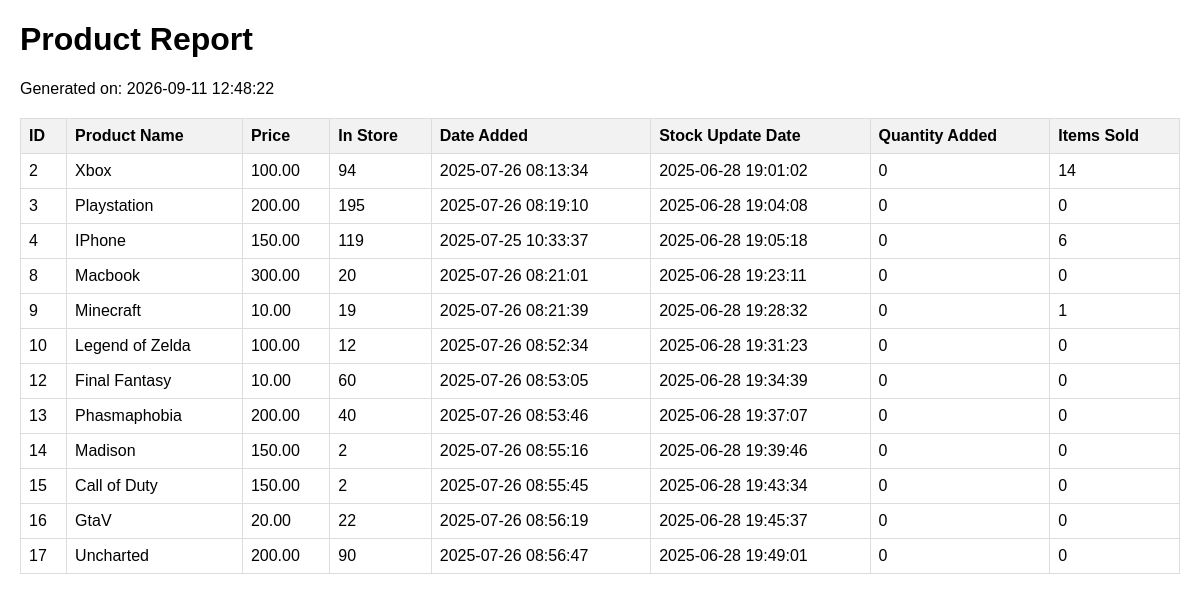
/admin_area/list_report.php, run on the app's committed database.
### tables this page shows
CREATE TABLE `products` (
  `id` int(11) NOT NULL,
  `product_name` varchar(100) NOT NULL,
  `product_description` text DEFAULT NULL,
  `tag_id` int(11) DEFAULT NULL,
  `category_id` int(11) DEFAULT NULL,
  `product_image_1` varchar(255) DEFAULT NULL,
  `product_image_2` varchar(255) DEFAULT NULL,
  `product_price` decimal(10,2) DEFAULT NULL,
  `product_in_store` int(11) NOT NULL,
  `date` timestamp NOT NULL DEFAULT current_timestamp() ON UPDATE current_timestamp(),
  `status` varchar(100) NOT NULL,
  `stock_update_date` datetime NOT NULL DEFAULT current_timestamp(),
  `quantity_added` int(11) DEFAULT 0
);

### admin_area/list_report.php (the view, shortened to what this page needs)
<?php
include '../include/connect_database.php';
$sql = "SELECT
            p.id,
            p.product_name,
            p.product_price,
            p.product_in_store,
            p.date,
            p.stock_update_date,
            p.quantity_added,
            COALESCE(SUM(u.total_products), 0) AS items_sold
        FROM
            products p
        LEFT JOIN
            user_order u
        ON
            p.id = u.product_id AND u.order_status = 'complete'
        GROUP BY
            p.id, p.product_name, p.product_price,
            p.product_in_store, p.date, p.stock_update_date, p.quantity_added";
$result = $conn->query($sql);
echo "<!DOCTYPE html>
<html lang='en'>
<head>
    <meta charset='UTF-8'>
    <meta name='viewport' content='width=device-width, initial-scale=1.0'>
    <title>Product Report</title>
    <style>
        body {
            font-family: Arial, sans-serif;
            margin: 20px;
        }
        table {
            width: 100%;
            border-collapse: collapse;
            margin-bottom: 20px;
        }
        th, td {
            border: 1px solid #ddd;
            padding: 8px;
            text-align: left;
        }
        th {
            background-color: #f2f2f2;
        }
        .header {
            margin-bottom: 20px;
        }
    </style>
</head>
<body>
    <div class='header'>
        <h1>Product Report</h1>
        <p>Generated on: " . date('Y-m-d H:i:s') . "</p>
    </div>";
if ($result->num_rows > 0) {
    echo "<table>
            <tr>
                <th>ID</th>
                <th>Product Name</th>
                <th>Price</th>
                <th>In Store</th>
                <th>Date Added</th>
                <th>Stock Update Date</th>
                <th>Quantity Added</th>
                <th>Items Sold</th>
            </tr>";
    while ($row = $result->fetch_assoc()) {
        echo "<tr>
                <td>" . $row["id"] . "</td>
                <td>" . $row["product_name"] . "</td>
                <td>" . $row["product_price"] . "</td>
                <td>" . $row["product_in_store"] . "</td>
                <td>" . $row["date"] . "</td>
                <td>" . $row["stock_update_date"] . "</td>
                <td>" . $row["quantity_added"] . "</td>
                <td>" . $row["items_sold"] . "</td>
            </tr>";
    }
    echo "</table>";
} else {
    echo "<p>No products found.</p>";
}
echo "</body>
</html>";
?>

### admin_area/list_report.php (style rules this page uses)
body { font-family: Arial, sans-serif; margin: 20px; }
table { width: 100%; border-collapse: collapse; margin-bottom: 20px; }
th, td { border: 1px solid #ddd; padding: 8px; text-align: left; }
th { background-color: #f2f2f2; }
.header { margin-bottom: 20px; }

### data on the page
products: id "2", product_name "Xbox", product_price "100.00", product_in_store "94", date "2025-07-26 08:13:34", stock_update_date "2025-06-28 19:01:02", quantity_added "0", items_sold "14"
products: id "3", product_name "Playstation", product_price "200.00", product_in_store "195", date "2025-07-26 08:19:10", stock_update_date "2025-06-28 19:04:08", quantity_added "0", items_sold "0"
products: id "4", product_name "IPhone", product_price "150.00", product_in_store "119", date "2025-07-25 10:33:37", stock_update_date "2025-06-28 19:05:18", quantity_added "0", items_sold "6"
products: id "8", product_name "Macbook", product_price "300.00", product_in_store "20", date "2025-07-26 08:21:01", stock_update_date "2025-06-28 19:23:11", quantity_added "0", items_sold "0"
products: id "9", product_name "Minecraft", product_price "10.00", product_in_store "19", date "2025-07-26 08:21:39", stock_update_date "2025-06-28 19:28:32", quantity_added "0", items_sold "1"
products: id "10", product_name "Legend of Zelda", product_price "100.00", product_in_store "12", date "2025-07-26 08:52:34", stock_update_date "2025-06-28 19:31:23", quantity_added "0", items_sold "0"
products: id "12", product_name "Final Fantasy", product_price "10.00", product_in_store "60", date "2025-07-26 08:53:05", stock_update_date "2025-06-28 19:34:39", quantity_added "0", items_sold "0"
products: id "13", product_name "Phasmaphobia", product_price "200.00", product_in_store "40", date "2025-07-26 08:53:46", stock_update_date "2025-06-28 19:37:07", quantity_added "0", items_sold "0"
products: id "14", product_name "Madison", product_price "150.00", product_in_store "2", date "2025-07-26 08:55:16", stock_update_date "2025-06-28 19:39:46", quantity_added "0", items_sold "0"
products: id "15", product_name "Call of Duty", product_price "150.00", product_in_store "2", date "2025-07-26 08:55:45", stock_update_date "2025-06-28 19:43:34", quantity_added "0", items_sold "0"
products: id "16", product_name "GtaV", product_price "20.00", product_in_store "22", date "2025-07-26 08:56:19", stock_update_date "2025-06-28 19:45:37", quantity_added "0", items_sold "0"
products: id "17", product_name "Uncharted", product_price "200.00", product_in_store "90", date "2025-07-26 08:56:47", stock_update_date "2025-06-28 19:49:01", quantity_added "0", items_sold "0"
